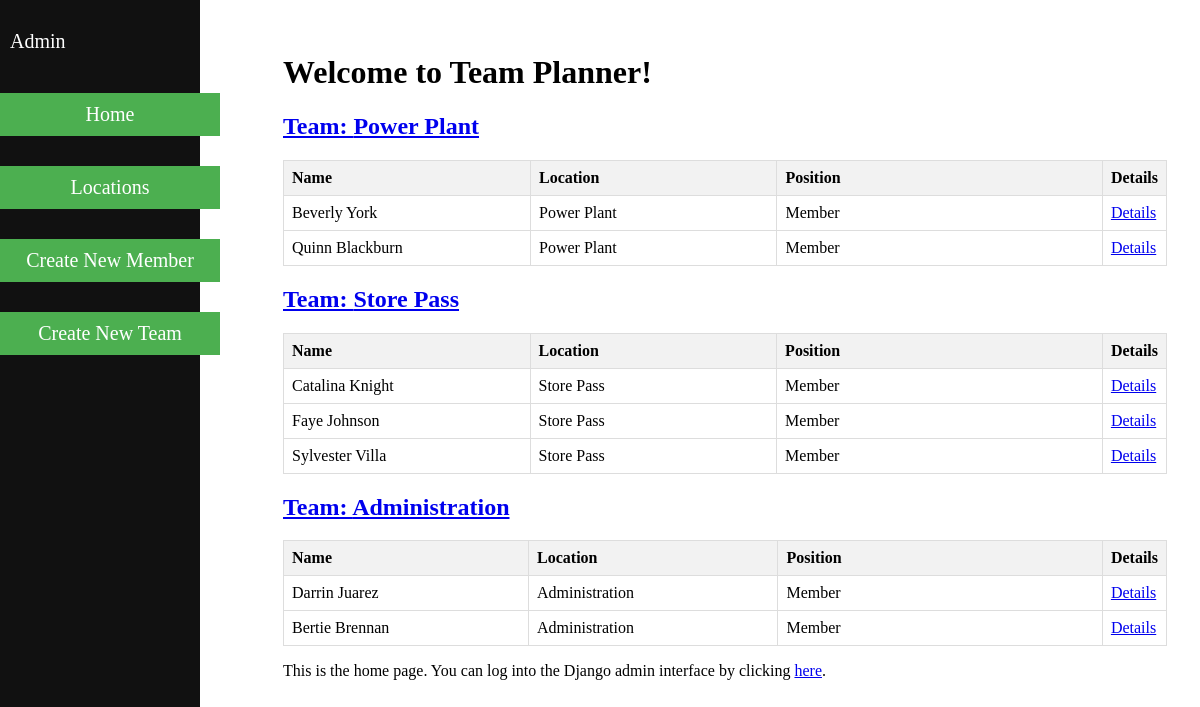
The page / on the database its author committed.
### welcome/models.py (models this page shows, shortened)
class TeamName(models.Model):
    team = models.CharField(max_length=50)

class TeamMember(models.Model):
    name = models.CharField(max_length=100)
    role = models.CharField(max_length=100, choices=(('Manager', 'Manager'), ('Member', 'Member')))
    location = models.ForeignKey(Location, on_delete=models.CASCADE)
    team = models.ForeignKey(TeamName, on_delete=models.CASCADE)
    start_date = models.DateField()

class Location(models.Model):
    location = models.CharField(max_length=100)
    state = models.CharField(max_length=30)
    suburb = models.CharField(max_length=30)
    physical_Address = models.CharField(max_length=100)
    phone_Number = models.CharField(max_length=30)
    def __str__(self):
        return self.location

### welcome/views.py (the view)
# urls.py: path('', include('welcome.urls')),
def welcome(request):
    all_teams = TeamName.objects.all()
    all_members = TeamMember.objects.all()
    teams_exist = all_teams.exists()
    members = [member for member in all_members if member.role == 'Member']
    return render(request, 'pages/landing.html', {
        'members': members, 'all_teams': all_teams, 'teams_exist': teams_exist})

### templates/pages/landing.html (shortened to what this page needs)
{% load static %}
<!DOCTYPE html>
<html lang="en">
<head>
    <link href="{% static 'css/styles.css' %}" rel="stylesheet">
</head>
<body>
<div class="sidebar">
    <a href="{% url 'admin:index' %}">Admin</a>
    <a href="{% url 'welcome' %}" class="btn-create">Home</a>
    <a href="{% url 'locations' %}" class="btn-create">Locations</a>
    <a href="{% url 'new_member' %}" class="btn-create">Create New Member</a>
    <a href="{% url 'new_team' %}" class="btn-create">Create New Team</a>
</div>
{% block content %}
<div class="content">
    <h1>Welcome to Team Planner!</h1>
    {% if teams_exist %}
        {% for team in all_teams %}
            <a href="{% url 'view_team' team.id %}">
                <h2>Team: {{ team.team }}</h2>
            </a>
            <table>
                <thead>
                    <tr>
                        <th>Name</th>
                        <th>Location</th>
                        <th>Position</th>
                        <th>Details</th>
                    </tr>
                </thead>
                <tbody>
                    {% for member in team.teammember_set.all %}
                        {% if member.role == 'Member' %}
                            <tr>
                                <td>{{ member.name }}</td>
                                <td>{{ member.location }}</td>
                                <td>{{ member.role }}</td>
                                <td><a href="{% url 'member_details' member.id %}">Details</a></td>
                            </tr>
                        {% endif %}
                    {% endfor %}
                </tbody>
            </table>
        {% endfor %}
    {% else %}
        <p>You currently have no teams. Please select <a href="{% url 'new_team' %}">'Create New Team'</a> from the sidebar</p>
    {% endif %}
    <p>This is the home page. You can log into the Django admin interface by clicking <a href="{% url 'admin:index' %}">here</a>.</p>
</div>
{% endblock %}
</body>
</html>

### welcome/static/css/styles.css (style rules this page uses)
.content { margin-left: 250px; padding: 25px; }
table { border-collapse: collapse; width: 100%; }
th, td { border: 1px solid #dddddd; text-align: left; padding: 8px; }
th { background-color: #f2f2f2; }
th:nth-child(1), td:nth-child(1) { width: 30%; }
th:nth-child(2), td:nth-child(2) { width: 30%; }
th:nth-child(3), td:nth-child(3) { width: 40%; }
.sidebar { height: 100%; width: 200px; position: fixed; top: 0; left: 0; background-color: #111; padding-top: 20px; }
.sidebar a { padding: 10px; text-decoration: none; font-size: 20px; color: white; display: block; margin-bottom: 10px; }
.sidebar .btn-create { background-color: #4CAF50; color: white; padding: 10px; border: none; width: 100%; text-align: center; text-decoration: none; display: inline-block; font-size: 20px; margin-top: 20px; }

### rows shown on the page
TeamName: team "Power Plant"
TeamMember: name "Beverly York", location "Power Plant", role "Member"
TeamMember: name "Quinn Blackburn", location "Power Plant", role "Member"
TeamName: team "Store Pass"
TeamMember: name "Catalina Knight", location "Store Pass", role "Member"
TeamMember: name "Faye Johnson", location "Store Pass", role "Member"
TeamMember: name "Sylvester Villa", location "Store Pass", role "Member"
TeamName: team "Administration"
TeamMember: name "Darrin Juarez", location "Administration", role "Member"
TeamMember: name "Bertie Brennan", location "Administration", role "Member"
